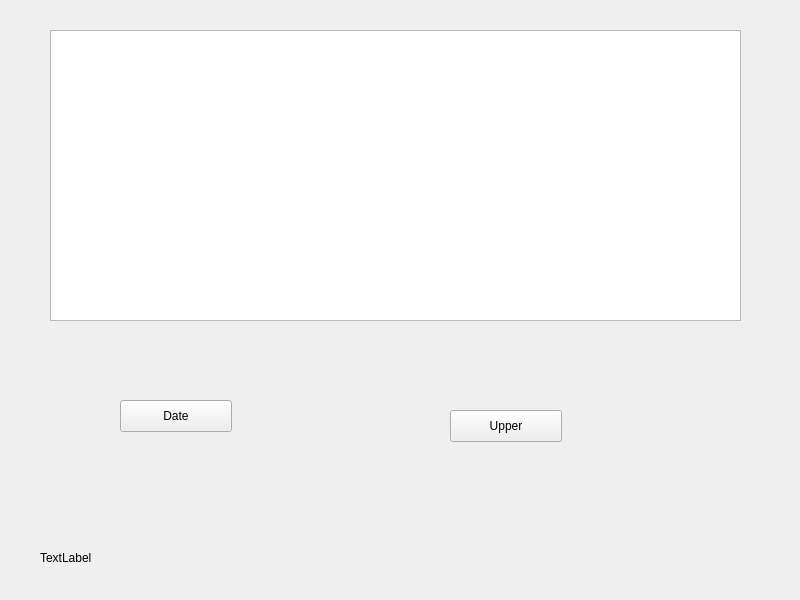
<?xml version="1.0" encoding="UTF-8"?>
<ui version="4.0">
 <class>form</class>
 <widget class="QWidget" name="form">
  <property name="geometry">
   <rect>
    <x>0</x>
    <y>0</y>
    <width>800</width>
    <height>600</height>
   </rect>
  </property>
  <property name="windowTitle">
   <string>form</string>
  </property>
  <widget class="QTextEdit" name="textEdit">
   <property name="geometry">
    <rect>
     <x>50</x>
     <y>30</y>
     <width>691</width>
     <height>291</height>
    </rect>
   </property>
   <property name="html">
    <string>&lt;!DOCTYPE HTML PUBLIC &quot;-//W3C//DTD HTML 4.0//EN&quot; &quot;http://www.w3.org/TR/REC-html40/strict.dtd&quot;&gt;
&lt;html&gt;&lt;head&gt;&lt;meta name=&quot;qrichtext&quot; content=&quot;1&quot; /&gt;&lt;style type=&quot;text/css&quot;&gt;
p, li { white-space: pre-wrap; }
&lt;/style&gt;&lt;/head&gt;&lt;body style=&quot; font-family:'.AppleSystemUIFont'; font-size:13pt; font-weight:400; font-style:normal;&quot;&gt;
&lt;p style=&quot;-qt-paragraph-type:empty; margin-top:0px; margin-bottom:0px; margin-left:0px; margin-right:0px; -qt-block-indent:0; text-indent:0px;&quot;&gt;&lt;br /&gt;&lt;/p&gt;&lt;/body&gt;&lt;/html&gt;</string>
   </property>
  </widget>
  <widget class="QLabel" name="label">
   <property name="geometry">
    <rect>
     <x>40</x>
     <y>550</y>
     <width>301</width>
     <height>16</height>
    </rect>
   </property>
   <property name="text">
    <string>TextLabel</string>
   </property>
  </widget>
  <widget class="QPushButton" name="pushButton1">
   <property name="geometry">
    <rect>
     <x>120</x>
     <y>400</y>
     <width>112</width>
     <height>32</height>
    </rect>
   </property>
   <property name="text">
    <string>Date</string>
   </property>
  </widget>
  <widget class="QPushButton" name="pushButton2">
   <property name="geometry">
    <rect>
     <x>450</x>
     <y>410</y>
     <width>112</width>
     <height>32</height>
    </rect>
   </property>
   <property name="text">
    <string>Upper</string>
   </property>
  </widget>
 </widget>
 <resources/>
 <connections/>
</ui>
